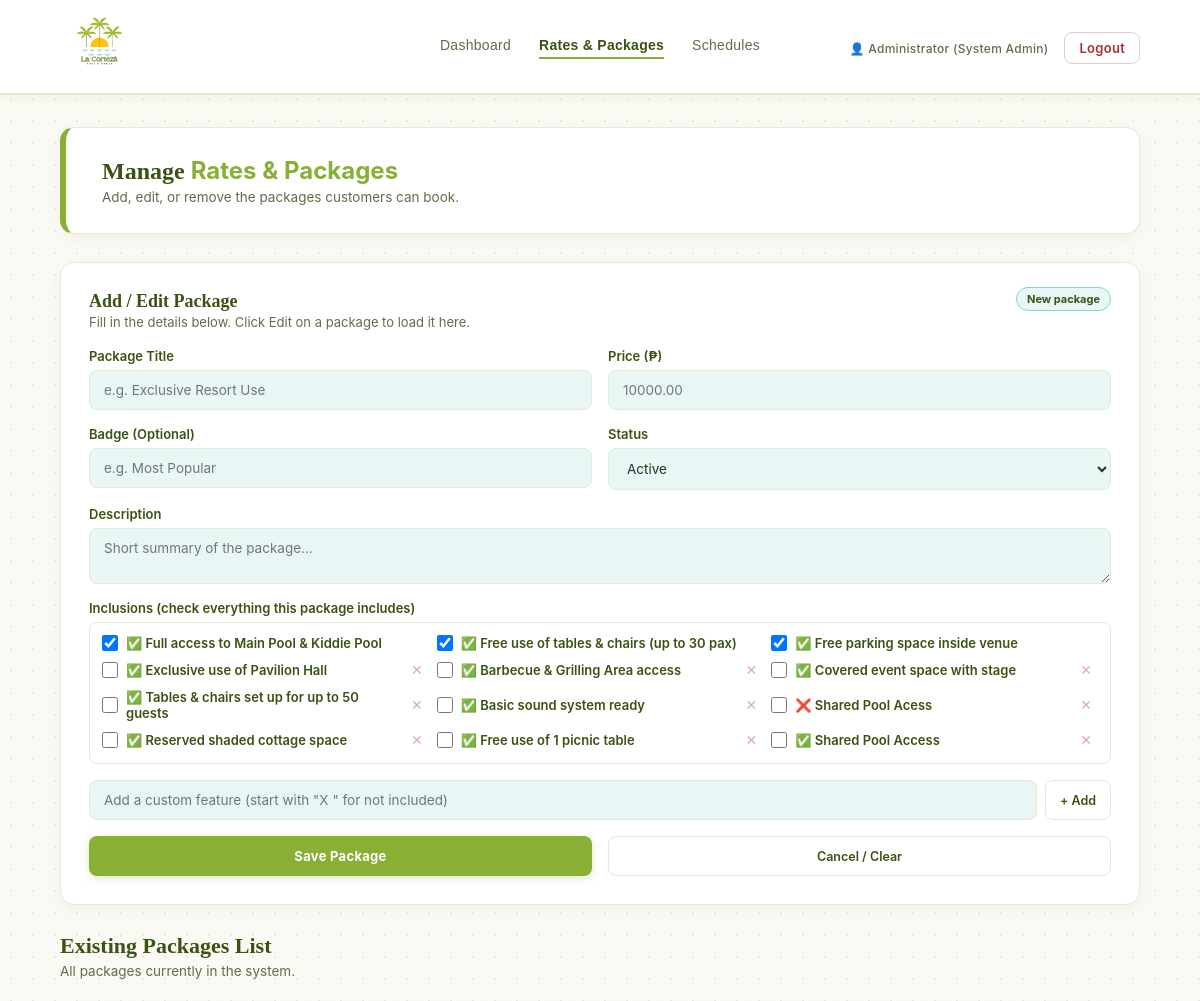
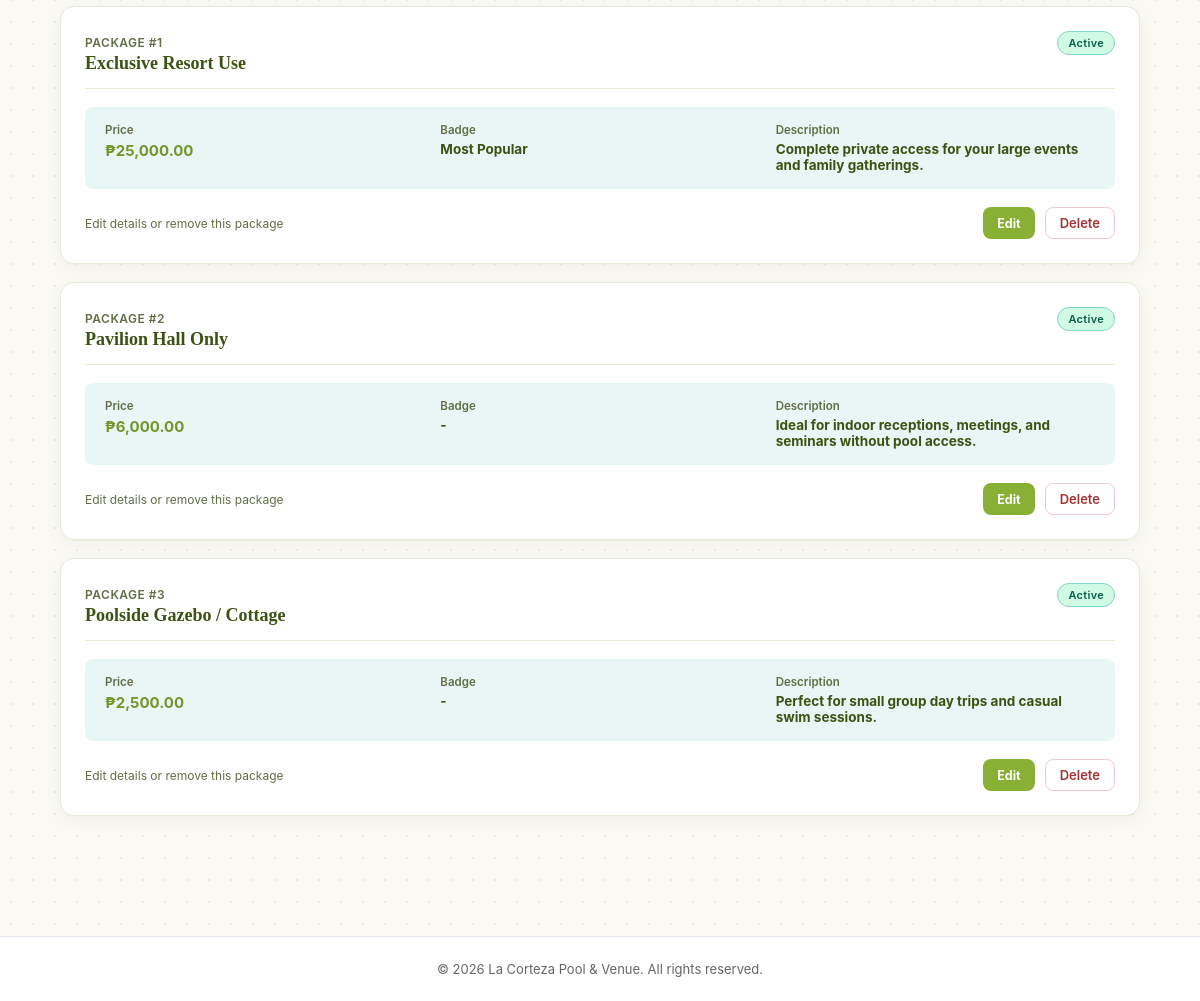
The app's page /admin/packages.php (signed in) with its own data (2 pictures, top to bottom).
### tables this page shows
CREATE TABLE `packages` (
  `id` int(11) NOT NULL,
  `title` varchar(100) NOT NULL,
  `price` decimal(10,2) NOT NULL,
  `badge` varchar(50) DEFAULT NULL,
  `description` text DEFAULT NULL,
  `inclusions` text DEFAULT NULL,
  `status` enum('Active','Inactive') DEFAULT 'Active',
  `created_at` timestamp NOT NULL DEFAULT current_timestamp()
);

### admin/packages.php (the view, shortened to what this page needs)
<?php
require_once __DIR__ . '/../db/connect.php';
$default_features = [
    'Full access to Main Pool & Kiddie Pool',
    'Free use of tables & chairs (up to 30 pax)',
    'Free parking space inside venue',
];
$packages_result = mysqli_query($connect2db, "SELECT * FROM packages ORDER BY id ASC");
$packages = [];
if ($packages_result) {
    while ($row = mysqli_fetch_assoc($packages_result)) {
        $packages[] = $row;
    }
}
$feature_options = $default_features;
$feature_usage = [];
foreach ($packages as $pkg) {
    foreach (explode('|', $pkg['inclusions'] ?? '') as $feature) {
        $feature = trim($feature);
        if (!in_array($feature, $feature_options, true)) {
            $feature_options[] = $feature;
        }
        $feature_usage[$feature] = ($feature_usage[$feature] ?? 0) + 1;
    }
}
function feature_label($feature) {
    if (stripos($feature, 'X ') === 0) {
        return '❌ ' . htmlspecialchars(substr($feature, 2));
    }
    return '✅ ' . htmlspecialchars($feature);
}
?>
<!DOCTYPE html>
<html lang="en">
<head>
    <link rel="stylesheet" href="../css/style.css?v=<?php echo time(); ?>">
</head>
<body>
    <header class="navbar navbar-centered">
        <div class="nav-brand">
            <a href="dashboard.php" class="logo-link">
                <img src="../css/images/logo.png" alt="La Corteza Logo" class="brand-logo-img">
            </a>
        </div>
        <nav class="nav-links">
            <a href="dashboard.php">Dashboard</a>
            <a href="packages.php" class="active">Rates &amp; Packages</a>
             <a href="schedules.php"> Schedules</a>
        </nav>
        <div class="nav-actions">
            <span class="user-id">👤 Administrator (<?php echo htmlspecialchars($_SESSION['admin_name'] ?? 'Admin'); ?>)</span>
            <a href="logout.php" class="logout-btn">Logout</a>
        </div>
    </header>
    <div class="dashboard-container">
        <div class="welcome-banner">
            <div>
                <h1>Manage <span>Rates &amp; Packages</span></h1>
                <p>Add, edit, or remove the packages customers can book.</p>
            </div>
        </div>
        <div class="booking-card">
            <span class="card-title-badge" id="form_badge">New package</span>
            <h3 id="form_heading">Add / Edit Package</h3>
            <p class="card-desc">Fill in the details below. Click Edit on a package to load it here.</p>
            <form action="packages.php" method="POST">
                <div class="form-grid-2 margin-bottom-md">
                    <div class="form-group">
                        <label for="pkg_title">Package Title</label>
                        <input type="text" class="form-input" name="title" id="pkg_title" required placeholder="e.g. Exclusive Resort Use">
                    </div>
                    <div class="form-group">
                        <label for="pkg_price">Price (₱)</label>
                        <input type="number" class="form-input" step="0.01" name="price" id="pkg_price" required placeholder="10000.00">
                    </div>
                </div>
                <div class="form-grid-2 margin-bottom-md">
                    <div class="form-group">
                        <label for="pkg_badge">Badge (Optional)</label>
                        <input type="text" class="form-input" name="badge" id="pkg_badge" placeholder="e.g. Most Popular">
                    </div>
                    <div class="form-group">
                        <label for="pkg_status">Status</label>
                        <select name="status" id="pkg_status" class="form-input">
                            <option value="Active">Active</option>
                        </select>
                    </div>
                </div>
                <div class="form-group margin-bottom-md">
                    <label for="pkg_desc">Description</label>
                    <textarea name="description" id="pkg_desc" rows="2" class="form-input" placeholder="Short summary of the package..."></textarea>
                </div>
                <div class="form-group margin-bottom-md">
                    <label>Inclusions (check everything this package includes)</label>
                    <div class="feature-list" id="feature_list">
                        <?php foreach ($feature_options as $feature): ?>
                            <div class="feature-option">
                                <label class="feature-check">
                                    <input type="checkbox" name="inclusions[]" value="<?php echo htmlspecialchars($feature); ?>" <?php echo in_array($feature, $default_features, true) ? 'checked' : ''; ?>>
                                    <span><?php echo feature_label($feature); ?></span>
                                </label>
                                <?php if (!in_array($feature, $default_features, true)): ?>
                                    <button type="button" class="feature-delete" title="Remove this feature"
                                            data-feature="<?php echo htmlspecialchars($feature); ?>"
                                            data-usage="<?php echo $feature_usage[$feature] ?? 0; ?>"
                                            onclick="deleteFeature(this)">✕</button>
                                <?php endif; ?>
                            </div>
                        <?php endforeach; ?>
                    </div>
                    <div class="feature-add">
                        <input type="text" id="new_feature" class="form-input" placeholder="Add a custom feature (start with &quot;X &quot; for not included)">
                        <button type="button" class="btn-outline-sm" onclick="addCustomFeature()">+ Add</button>
                    </div>
                </div>
                <div class="form-grid-2">
                    <button type="submit" class="btn-primary btn-full-width">Save Package</button>
                    <button type="button" class="btn-outline-sm btn-full-width" onclick="resetForm()">Cancel / Clear</button>
                </div>
            </form>
        </div>
        <div class="section-header">
            <h2>Existing Packages List</h2>
            <p>All packages currently in the system.</p>
        </div>
        <div class="reservations-list">
            <?php foreach ($packages as $row): ?>
                <div class="reservation-card">
                    <div class="res-card-header">
                        <div>
                            <span class="res-id">Package #<?php echo $row['id']; ?></span>
                            <h3 class="res-title"><?php echo htmlspecialchars($row['title']); ?></h3>
                        </div>
                        <span class="status-badge <?php echo ($row['status'] ?? 'Active') === 'Active' ? 'status-confirmed' : 'status-cancelled'; ?>">
                            <?php echo htmlspecialchars($row['status'] ?? 'Active'); ?>
                        </span>
                    </div>
                    <div class="res-card-body">
                        <div class="res-info-item">
                            <span class="info-label">Price</span>
                            <span class="info-value price">₱<?php echo number_format($row['price'], 2); ?></span>
                        </div>
                        <div class="res-info-item">
                            <span class="info-label">Badge</span>
                            <span class="info-value"><?php echo htmlspecialchars($row['badge'] ?: '-'); ?></span>
                        </div>
                        <div class="res-info-item">
                            <span class="info-label">Description</span>
                            <span class="info-value"><?php echo htmlspecialchars($row['description'] ?: '-'); ?></span>
                        </div>
                    </div>
                    <div class="res-card-footer">
                        <span class="res-created">Edit details or remove this package</span>
                        <div class="res-actions">
                            <button type="button" class="btn-secondary-sm" style="border: none; cursor: pointer;" onclick='editPackage(<?php echo htmlspecialchars(json_encode($row), ENT_QUOTES); ?>)'>Edit</button>
                            <form action="packages.php" method="POST" onsubmit="return confirm('Delete this package?');">
                                <button type="submit" class="logout-btn" style="background: transparent; cursor: pointer;">Delete</button>
                            </form>
                        </div>
                    </div>
                </div>
            <?php endforeach; ?>
        </div>
    </div>
    <footer style="margin-top: 60px; padding: 24px 20px; text-align: center; border-top: 1px solid #e2e8f0; font-size: 13px; color: #666; background-color: #fff;">
        <p>&copy; <?php echo date('Y'); ?> La Corteza Pool & Venue. All rights reserved.</p>
    </footer>
</body>
</html>

### records on screen
packages: id "1", title "Exclusive Resort Use", status "Active", price "25,000.00", badge "Most Popular", description "Complete private access for your large events and family gatherings."
packages: id "2", title "Pavilion Hall Only", status "Active", price "6,000.00", badge "-", description "Ideal for indoor receptions, meetings, and seminars without pool access."
packages: id "3", title "Poolside Gazebo / Cottage", status "Active", price "2,500.00", badge "-", description "Perfect for small group day trips and casual swim sessions."

### other values on screen
$_SESSION['admin_name'] "System Admin"
feature_label($feature) "✅ Full access to Main Pool & Kiddie Pool"
feature_label($feature) "✅ Free use of tables & chairs (up to 30 pax)"
feature_label($feature) "✅ Free parking space inside venue"
feature_label($feature) "✅ Exclusive use of Pavilion Hall"
feature_label($feature) "✅ Barbecue & Grilling Area access"
feature_label($feature) "✅ Covered event space with stage"
feature_label($feature) "✅ Tables & chairs set up for up to 50 guests"
feature_label($feature) "✅ Basic sound system ready"
feature_label($feature) "❌ Shared Pool Acess"
feature_label($feature) "✅ Reserved shaded cottage space"
feature_label($feature) "✅ Free use of 1 picnic table"
feature_label($feature) "✅ Shared Pool Access"
